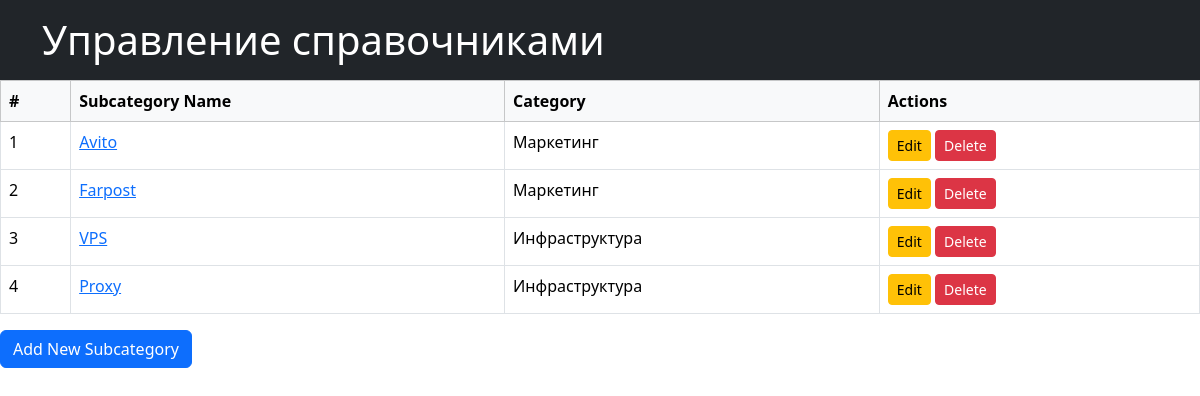
Page /additional/subcategory_list/ on the committed database.
### RecordApp/models.py (models this page shows, shortened)
class SubCategory(models.Model):
    subcategory_name = models.CharField(max_length=128, unique=True)
    category = models.ForeignKey("Category", on_delete=models.CASCADE)
    class Meta:
        db_table = "subcategories"
        verbose_name = "Подкатегория"
        verbose_name_plural = "Подкатегории"

class Category(models.Model):
    category_name = models.CharField(max_length=128, unique=True)
    type_model = models.ForeignKey(TransactionType, on_delete=models.CASCADE)
    class Meta:
        db_table = "categories"
        verbose_name = "Категория"
        verbose_name_plural = "Категории"

### RecordApp/views.py (the view)
# urls.py: path('additional/subcategory_list/', subcategory_list_view, name="subcategory_list"),
def subcategory_list_view(request):
    subcategories = SubCategory.objects.select_related("category").all()
    context = {
        "subcategories": subcategories
    }
    return render(request, "subcategory_list.html", context=context)

### templates/subcategory_list.html (shortened to what this page needs)
{% extends 'base.html' %}
{% block content %}
    {% if subcategories %}
      <table class="table table-bordered table-hover">
        <thead class="table-light">
          <tr>
            <th scope="col">#</th>
            <th scope="col">Subcategory Name</th>
            <th scope="col">Category</th>
            <th scope="col">Actions</th>
          </tr>
        </thead>
        <tbody>
          {% for subcategory in subcategories %}
            <tr id="category-{{ category.id }}">
                <td>{{ forloop.counter }}</td>
                <td>
                  <a href="{% url 'subcategory_detail' subcategory.id %}">
                    {{ subcategory.subcategory_name }}
                  </a>
                </td>
                <td>
                    {{ subcategory.category.category_name }}
                </td>
                <td>
                    <a href="{% url 'subcategory_edit' subcategory.id %}" class="btn btn-warning btn-sm">
                         Edit
                    </a>
                    <form action="{% url 'subcategory_delete' subcategory.id %}" method="POST" style="display:inline;">
                        <button type="submit" class="btn btn-danger btn-sm">
                             Delete
                        </button>
                    </form>
                </td>
            </tr>
          {% endfor %}
        </tbody>
      </table>
    {% else %}
      <p>No subcategories found.</p>
    {% endif %}
    <div class="mb-4">
        <a href="{% url 'subcategory_create' %}" class="btn btn-primary">Add New Subcategory</a>
    </div>
{% endblock %}

### rows in the picture
SubCategory: subcategory_name "Avito", category.category_name "Маркетинг"
SubCategory: subcategory_name "Farpost", category.category_name "Маркетинг"
SubCategory: subcategory_name "VPS", category.category_name "Инфраструктура"
SubCategory: subcategory_name "Proxy", category.category_name "Инфраструктура"
